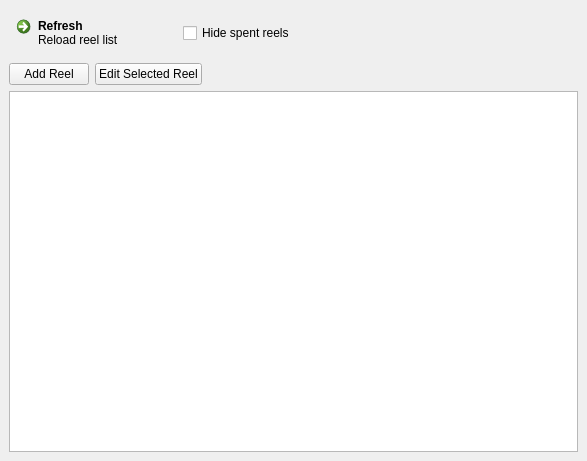
<?xml version="1.0" encoding="UTF-8"?>
<ui version="4.0">
 <class>ReelsMainWindow</class>
 <widget class="QMainWindow" name="ReelsMainWindow">
  <property name="geometry">
   <rect>
    <x>0</x>
    <y>0</y>
    <width>587</width>
    <height>461</height>
   </rect>
  </property>
  <property name="windowTitle">
   <string>Reels</string>
  </property>
  <property name="windowIcon">
   <iconset resource="../../home/src/res.qrc">
    <normaloff>:/images/Generic_Device.png</normaloff>:/images/Generic_Device.png</iconset>
  </property>
  <widget class="QWidget" name="centralwidget">
   <layout class="QVBoxLayout" name="verticalLayout">
    <item>
     <layout class="QHBoxLayout" name="horizontalLayout">
      <item>
       <widget class="QCommandLinkButton" name="cmdRefresh">
        <property name="text">
         <string>Refresh</string>
        </property>
        <property name="description">
         <string>Reload reel list</string>
        </property>
       </widget>
      </item>
      <item>
       <widget class="QCheckBox" name="chkHideSpentReels">
        <property name="sizePolicy">
         <sizepolicy hsizetype="Minimum" vsizetype="Fixed">
          <horstretch>1</horstretch>
          <verstretch>0</verstretch>
         </sizepolicy>
        </property>
        <property name="text">
         <string>Hide spent reels</string>
        </property>
       </widget>
      </item>
     </layout>
    </item>
    <item>
     <layout class="QHBoxLayout" name="horizontalLayout_2">
      <item>
       <widget class="QPushButton" name="cmdAddReel">
        <property name="text">
         <string>Add Reel</string>
        </property>
       </widget>
      </item>
      <item>
       <widget class="QPushButton" name="cmdEditSelectedReel">
        <property name="text">
         <string>Edit Selected Reel</string>
        </property>
       </widget>
      </item>
      <item>
       <spacer name="horizontalSpacer">
        <property name="orientation">
         <enum>Qt::Horizontal</enum>
        </property>
        <property name="sizeHint" stdset="0">
         <size>
          <width>40</width>
          <height>20</height>
         </size>
        </property>
       </spacer>
      </item>
     </layout>
    </item>
    <item>
     <widget class="CustomQueryView" name="lstReels"/>
    </item>
   </layout>
  </widget>
 </widget>
 <customwidgets>
  <customwidget>
   <class>CustomQueryView</class>
   <extends>QTreeView</extends>
   <header>customqueryview.h</header>
  </customwidget>
 </customwidgets>
 <resources>
  <include location="../../home/src/res.qrc"/>
  <include location="../../home/src/res.qrc"/>
 </resources>
 <connections/>
</ui>
